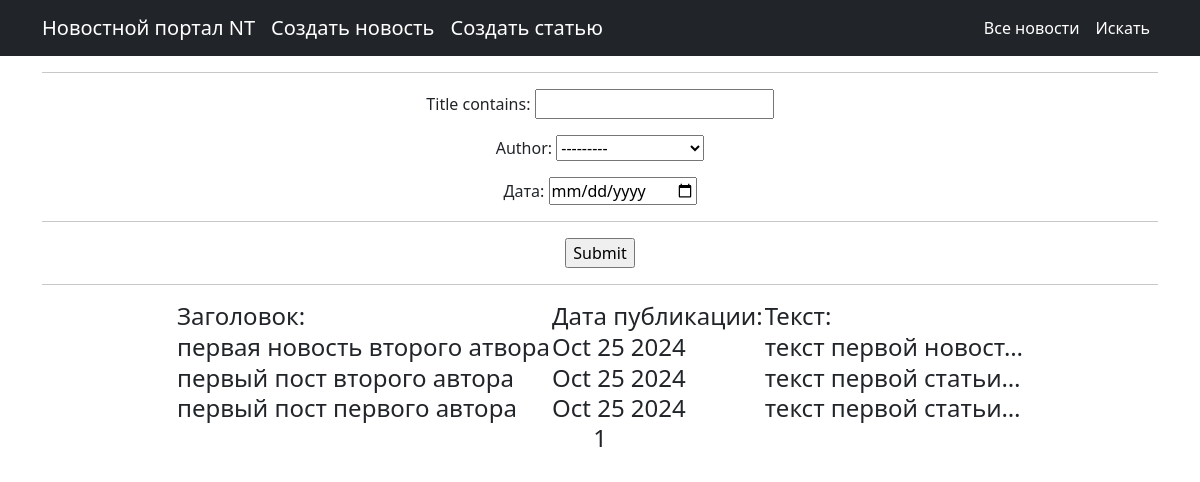
Page /posts/search/ on the earlier database version.
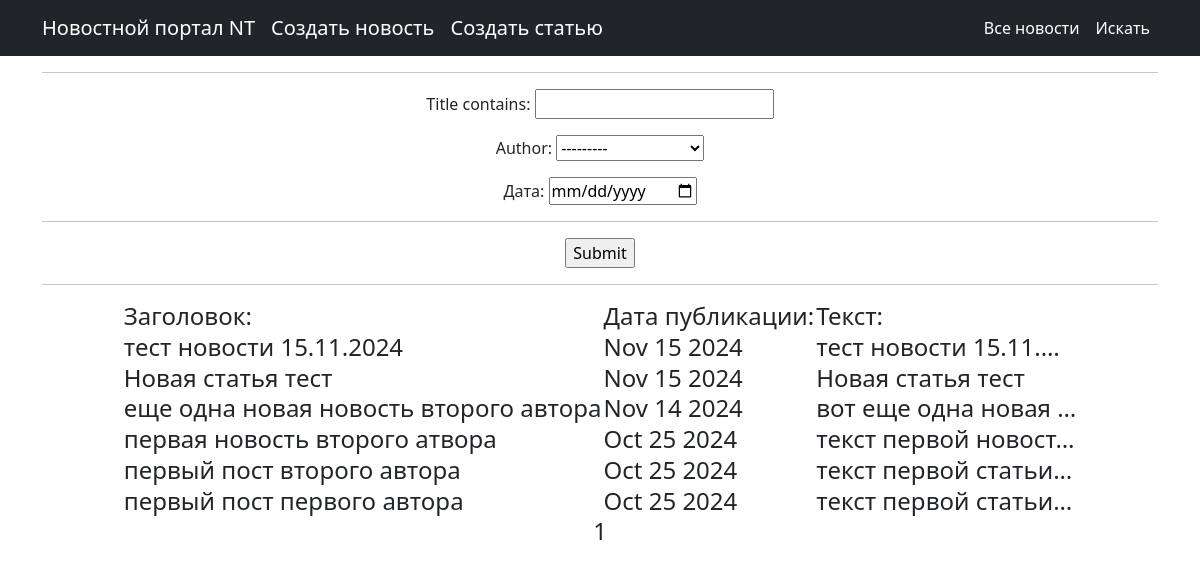
Same page on the later database version.
### news/models.py (models this page shows, shortened)
class Post(models.Model):
    news = "NW"
    articles = "AR"
    POST_TYPE = [
        (news, "Новость"),
        (articles, "Статья")
    ]
    author = models.ForeignKey(Author, on_delete=models.CASCADE)
    post_type = models.CharField(max_length=2, choices=POST_TYPE, default=news)
    date_in = models.DateTimeField(auto_now_add=True)
    category = models.ManyToManyField(Category, through="PostCategory")
    title = models.CharField(max_length=255)
    text = models.TextField()
    rating = models.IntegerField(default=0)

### news/views.py (the view)
# urls.py: path('search/',Search.as_view() , name = "post_search"),
class Search(ListView):
    model = Post
    ordering = '-date_in'
    template_name = 'search.html'
    context_object_name = 'news'
    paginate_by = 10
    def get_queryset(self):
        queryset = super().get_queryset()
        self.filterset = NewFilter(self.request.GET, queryset)
        return self.filterset.qs
    def get_context_data(self, **kwargs):
        context=  super().get_context_data(**kwargs)
        context ['time_now'] = datetime.utcnow()
        context ['filterset'] = self.filterset
        return context

### templates/search.html (shortened to what this page needs)
{% extends 'flatpages/default.html' %}
{%load custom_filters%}
{%block content%}
    <hr>
    <form action""method="get">
        {{filterset.form.as_p}}
        <hr>
        <input type="submit"value"Искать"/>
    </form>
    <hr>
    {%if news%}
    <center>
        <h4>
    <table>
        <tr>
            <td>Заголовок:</td>
            <td>Дата публикации:</td>
            <td>Текст:</td>
        </tr>
        {%for new in news%}
        <tr>
            <td>{{new.title}}</td>
            <td>{{new.date_in|date:'M d Y'}}</td>
            <td>{{new.text|truncatechars:20}}</td>
        </tr>
        {%endfor%}
    </table>
{% else %}
    <h2>Новостей нет</h2>
{% endif %}
{{ page_obj.number }}
{%endblock content%}

Differences in the rows shown:
added Post: title "тест новости 15.11.2024", date_in "Nov 15 2024", text "тест новости 15.11.…"
added Post: title "Новая статья тест", date_in "Nov 15 2024", text "Новая статья тест"
added Post: title "еще одна новая новость второго автора", date_in "Nov 14 2024", text "вот еще одна новая …"
